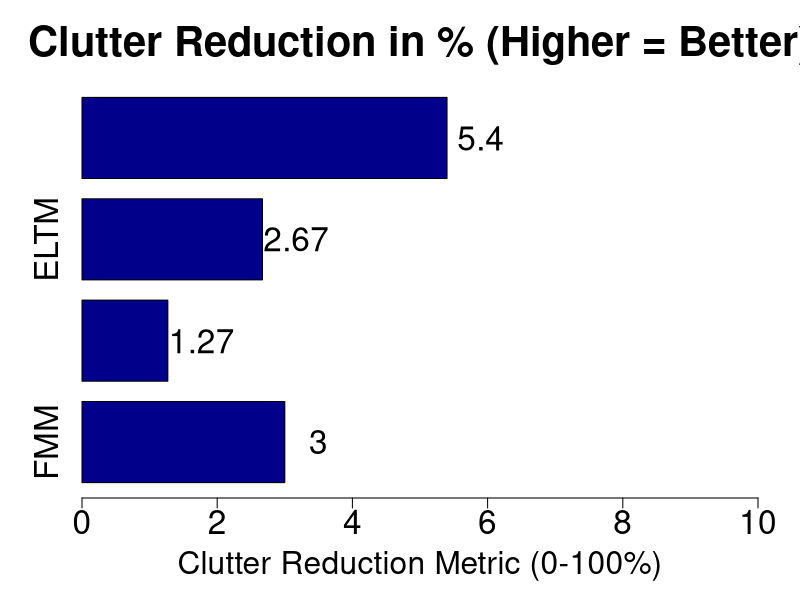

Here is the R script that generated this plot:
png(filename = "UniformClutter.png", 
    width = 2000,   
    height = 1600, 
    res = 225)

x <- c("FMM", "NLTM", "ELTM", "LaMa")
y <- c(3, 1.27, 2.67, 5.4)

bp <- barplot(y, 
              names.arg = x, 
              horiz = TRUE, 
              col = "darkblue", 
              xlab = "Clutter Reduction Metric (0-100%)", 
              main = "Clutter Reduction in % (Higher = Better)", 
              xlim = c(0, 10),
              cex.axis = 2,
              cex.names = 2,
              cex.lab = 1.9,
              cex.main = 2.5,
              space = 0.25)

text(x = y + 0.5,  
     y = bp,
     labels = y,
     cex = 2)

dev.off()
